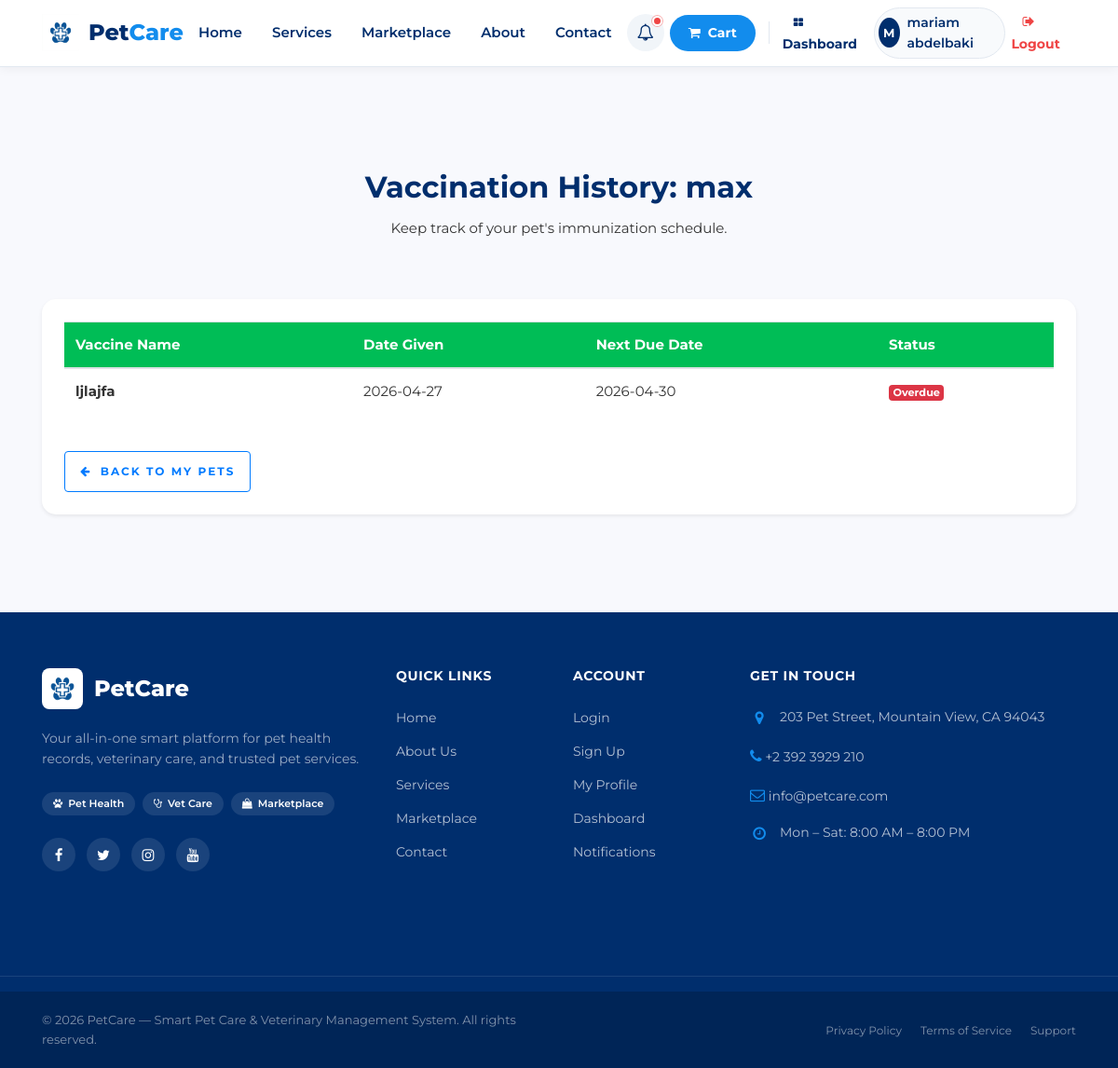
Page /petowner/vaccinations/8 (signed in) on the committed database.
### tables this page shows
CREATE TABLE `pet` (
  `PetID` int(11) NOT NULL,
  `OwnerID` int(11) NOT NULL,
  `PetName` varchar(150) DEFAULT NULL,
  `Species` varchar(100) NOT NULL,
  `Age` int(11) DEFAULT NULL,
  `Gender` enum('Male','Female') DEFAULT NULL,
  `Weight` decimal(5,2) DEFAULT NULL,
  `Allergies` text DEFAULT NULL,
  `HandlingInstructions` text DEFAULT NULL,
  `BehaviorNotes` text DEFAULT NULL,
  `passport_ready` tinyint(1) DEFAULT 0
);

CREATE TABLE `vaccination` (
  `VaccinationID` int(11) NOT NULL,
  `PetID` int(11) NOT NULL,
  `VaccineName` varchar(100) DEFAULT NULL,
  `VaccinationDate` date DEFAULT NULL,
  `NextDate` date DEFAULT NULL
);

### App/Controllers/PetOwnerController.php (called while the page is built, shortened)
<?php
class PetOwnerController extends Controller
{
    private function verifyPetOwnership($petId, $redirectTo = 'petowner/pets')
    {
        $petModel = new Pet();
        $pet = $petModel->getPetById($petId);
        return $pet;
    }
    public function vaccinations($petId)
    {
        $pet = $this->verifyPetOwnership($petId);
        $vacModel = new Vaccination();
        $data['vaccinations'] = $vacModel->getByPet($petId);
        $data['pet'] = $pet;
        $this->view('PetOwner/vaccinations', $data);
    }
}

### App/Core/App.php (called while the page is built, shortened)
<?php
class App
{
    private $method     = 'index';
    public function splitUrl()
    {
        $url = $_GET['url'] ?? 'home';
        $url = rtrim($url, '/');
        $url = explode('/', $url);
        return $url;
    }
    public function run()
    {
        $url = $this->splitUrl();
        $controller = new $this->controller;
        if (! empty($url[1])) {
            if (method_exists($controller, $url[1])) {
                $this->method = $url[1];
            } else {
                require_once __DIR__ . '/../Controllers/Error404Controller.php';
                $this->controller = 'Error404Controller';
                $controller = new $this->controller;
                $this->method = 'index';
            }
        }
        $params = [];
if (count($url) > 2) {
    $params = array_slice($url, 2);
}
call_user_func_array(
    [$controller, $this->method],
    $params
);
    }
}

### Public/index.php (called while the page is built, shortened)
<?php
require '../App/Core/init.php';
$app = new App;
$app->run();

### App/Core/init.php (called while the page is built, shortened)
<?php
spl_autoload_register(function($classname){
    $paths = [
        "../App/Controllers/",
        "../App/Models/",
        "../App/Core/",
    ];
    foreach($paths as $path){
        $file = $path . $classname . ".php";
    }
});
require 'Database.php';
require 'App.php';

### App/models/Pet.php (called while the page is built, shortened)
<?php
class Pet
{
    public function getPetById($petId)
    {
        $query = "SELECT * FROM Pet WHERE PetID = :PetID";
        $result = $this->query($query, ['PetID' => $petId]);
        if ($result && is_array($result) && count($result) > 0) {
            return $result[0];
        }
        return false;
    }
}

### App/Core/Database.php (called while the page is built)
<?php
trait Database
{
    public function connect()
    {
        $string = "mysql:host=" . DBHOST . ";dbname=" . DBNAME . ";charset=utf8mb4";
        $options = [
            PDO::ATTR_ERRMODE            => PDO::ERRMODE_EXCEPTION,
            PDO::ATTR_DEFAULT_FETCH_MODE => PDO::FETCH_ASSOC,
        ];
        $connection = new PDO($string, DBUSER, DBPASS, $options);
        return $connection;
    }
    public function query($query, $data = [])
    {
        try {
            $stmt  = $this->connect()->prepare($query);
            $check = $stmt->execute($data);
            if ($check) {
                $result = $stmt->fetchAll(PDO::FETCH_ASSOC);
                if (is_array($result) && count($result) > 0) {
                    return $result;
                } else {
                    return $stmt->rowCount() > 0 ? true : false;
                }
            } else {
                return false;
            }
        } catch (PDOException $e) {
            error_log("DB Error: " . $e->getMessage());
            return false;
        }
    }
}

### App/models/Vaccination.php (called while the page is built, shortened)
<?php
class Vaccination
{
    public function getByPet($petId)
    {
        $query = "SELECT v.*, p.PetName
                  FROM vaccination v
                  JOIN pet p ON v.PetID = p.PetID
                  WHERE v.PetID = :PetID
                  ORDER BY v.VaccinationDate DESC";
        return $this->query($query, ['PetID' => $petId]);
    }
}

### App/views/PetOwner/vaccinations.php (the view)
<?php require __DIR__ . '/../layouts/header.php'; ?>
<?php require __DIR__ . '/../layouts/navbar.php'; ?>
<section class="ftco-section bg-light">
    <div class="container">
        <div class="row justify-content-center mb-5">
            <div class="col-md-7 text-center">
                <h2>Vaccination History: <?= htmlspecialchars($pet['PetName']) ?></h2>
                <p>Keep track of your pet's immunization schedule.</p>
            </div>
        </div>
        <div class="row">
            <div class="col-md-12">
                <div class="card shadow-sm p-4">
                    <div class="table-responsive">
                        <table class="table table-hover">
                            <thead class="bg-primary text-white">
                                <tr>
                                    <th>Vaccine Name</th>
                                    <th>Date Given</th>
                                    <th>Next Due Date</th>
                                    <th>Status</th>
                                </tr>
                            </thead>
                            <tbody>
                                <?php if (!empty($vaccinations)): ?>
                                    <?php foreach ($vaccinations as $v): ?>
                                        <tr>
                                            <td><strong><?= htmlspecialchars($v['VaccineName']) ?></strong></td>
                                            <td><?= htmlspecialchars($v['VaccinationDate']) ?></td>
                                            <td><?= htmlspecialchars($v['NextDate']) ?></td>
                                            <td>
                                                <?php
                                                    $today = date('Y-m-d');
                                                    if ($v['NextDate'] < $today) {
                                                        echo '<span class="badge badge-danger">Overdue</span>';
                                                    } elseif ($v['NextDate'] <= date('Y-m-d', strtotime('+30 days'))) {
                                                        echo '<span class="badge badge-warning">Due Soon</span>';
                                                    } else {
                                                        echo '<span class="badge badge-success">Up to Date</span>';
                                                    }
                                                ?>
                                            </td>
                                        </tr>
                                    <?php endforeach; ?>
                                <?php else: ?>
                                    <tr><td colspan="4" class="text-center">No vaccination records found for this pet.</td></tr>
                                <?php endif; ?>
                            </tbody>
                        </table>
                    </div>
                    <div class="mt-4">
                        <a href="<?= ROOT ?>/petowner/pets" class="btn btn-outline-primary"><i class="fa fa-arrow-left mr-1"></i> Back to My Pets</a>
                    </div>
                </div>
            </div>
        </div>
    </div>
</section>
<?php require __DIR__ . '/../layouts/footer.php'; ?>

### Public/assets/CSS/profile.css (style rules this page uses)
:root { --profile-primary: #185FA5; --profile-secondary: #0C447C; --profile-bg: #f8fafc; --profile-white: #ffffff; --profile-border: rgba(0, 0, 0, 0.08); --profile-text: #1e293b; --profile-muted: #64748b; --profile-radius: 16px; --profile-shadow: 0 4px 6px -1px rgba(0, 0, 0, 0.1), 0 2px 4px -1px rgba(0, 0, 0, 0.06); }

### Public/assets/CSS/appointments.css (style rules this page uses)
.card { border-radius: 15px; border: none; }

### Public/assets/CSS/passport.css (style rules this page uses)
body { background: #f4f7f6; }

### Public/assets/CSS/home.css (style rules this page uses)
:root { --brand-primary: var(--chewy-blue); --brand-secondary: var(--chewy-navy); --brand-accent: var(--chewy-orange); --brand-bg: #f6f9fc; }

### Public/assets/CSS/error.css (style rules this page uses)
:root { --primary-blue: #185FA5; --soft-blue: #E3F2FD; --accent-orange: #FF8A65; --glass-bg: rgba(255, 255, 255, 0.85); }
body { background: linear-gradient(135deg, #f8f9fa 0%, #e9ecef 100%); min-height: 100vh; display: flex; flex-direction: column; }

### Public/assets/CSS/theme.css (style rules this page uses)
:root { --chewy-blue: #128ced; --chewy-navy: #002e6d; --chewy-orange: #ff9f00; --chewy-bg: #ffffff; --chewy-bg-alt: #f6f6f6; --chewy-text: #333333; --chewy-text-muted: #666666; --chewy-border: #e2e8f0; --chewy-radius: 12px; --chewy-radius-pill: 100px; --chewy-shadow: 0 4px 12px rgba(0, 0, 0, 0.05); }
body { font-family: 'Montserrat', -apple-system, BlinkMacSystemFont, "Segoe UI", Roboto, sans-serif; color: var(--chewy-text); background-color: var(--chewy-bg); line-height: 1.6; }
h1, h2, h3, h4, h5, h6 { color: var(--chewy-navy); font-weight: 700; }

### rows in the picture
pet: PetName "max"
vaccination: VaccineName "ljlajfa", VaccinationDate "2026-04-27", NextDate "2026-04-30", shows "Overdue"

### other values in the picture
substr($_SESSION['username'], 0, 1) "M"
$_SESSION['username'] "mariam abdelbaki"
